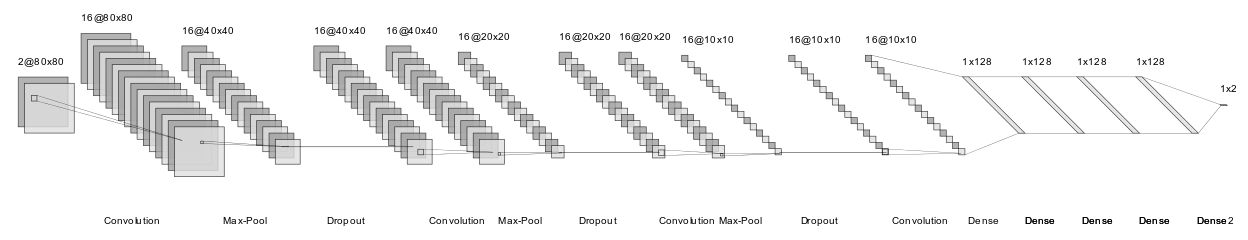
#> input picture img/network.png, 1248 x 240 px; its folder holds only this picture in this run
$ python -i Utils.py   (imports and definitions only)
#> lines starting #> are read from the running program, lines starting #| are printed output that depends on the picture
import time
import datetime
import socket

import os
from PIL import Image

import telegram


telegram_default_token = '591311395:AAEfSH464BdXSDezWGMZwdiLxLg2_aLlGDE'
telegram_default_chat_id = -1001223624517
telegram_default_timeout = 100


def current_datetime():
    ts = time.time()
    return datetime.datetime.fromtimestamp(ts).strftime('%Y-%m-%d %H:%M:%S')


def connection_available():
    REMOTE_SERVER = "www.google.com"
    try:
        host = socket.gethostbyname(REMOTE_SERVER)
        socket.create_connection((host, 80), 2)
        return True
    except:
        pass
    return False


# Send a message through telegram
def telegram_send_msg(message, timeout=telegram_default_timeout, token=telegram_default_token, chat_id=telegram_default_chat_id):
    try:
        bot = telegram.Bot(token=token)
        message = "{} - {}".format(current_datetime(), message)
        bot.send_message(chat_id=chat_id, text=message, timeout=timeout)
    except Exception as err:
        print(err)


#convert an image from png to jpeg
def convert_to_jpg(path):
#> called with path = '../img/network.png'
    extension = path.split('.')[-1]
    extension = extension.lower()
    path_no_extension = path.split('.')[0]
    if extension == 'png' or extension == 'pgm':
        img = Image.open(path)
#> img is the input picture: PIL image 1248x240 LA; mean R, G, B, A 56.8, 56.8, 56.8, 32.8
        img.convert('RGB').save(path_no_extension + '.jpg', 'JPEG')
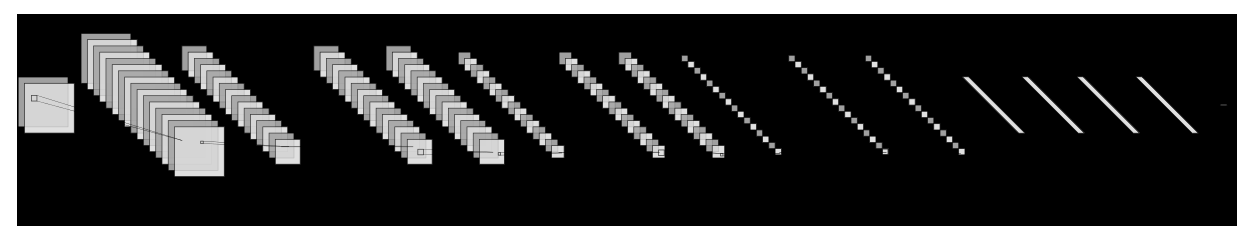
#> saved as .jpg: PIL image 1248x240 RGB; min 0, max 255, mean 56.8
        os.remove(path)


def convert_to_jpeg_recursive(path):
        entries = os.scandir(path)
        for entry in entries:
            if not entry.is_dir():
                convert_to_jpg(entry.path)
            else:
                convert_to_jpeg_recursive(entry.path)


#convert_to_jpeg_recursive('/home/edoardo/Desktop/Dataset/2_dataset test')

>>> result = convert_to_jpg('../img/network.png')
